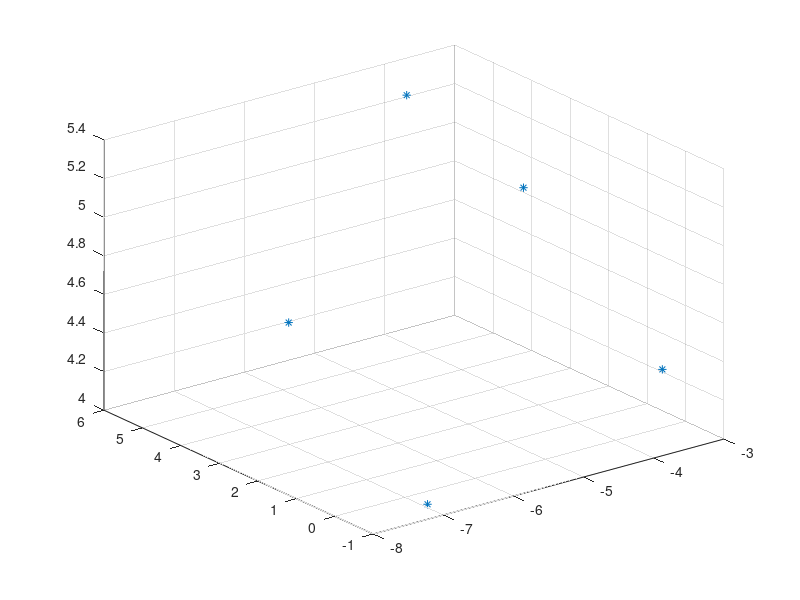

Write MATLAB code to recreate this figure.
dat=[-6.93239355 -0.465390056  4.00000000;
    -3.45012355 -0.218043402 4.33333349;
    -7.14360666 2.76015663 4.66666651;
    -3.66133690 3.00750327 5.00000000;
    -4.15924025 5.13656664 5.33333349];
plot3(dat(:,1),dat(:,2),dat(:,3),'*')
grid on
